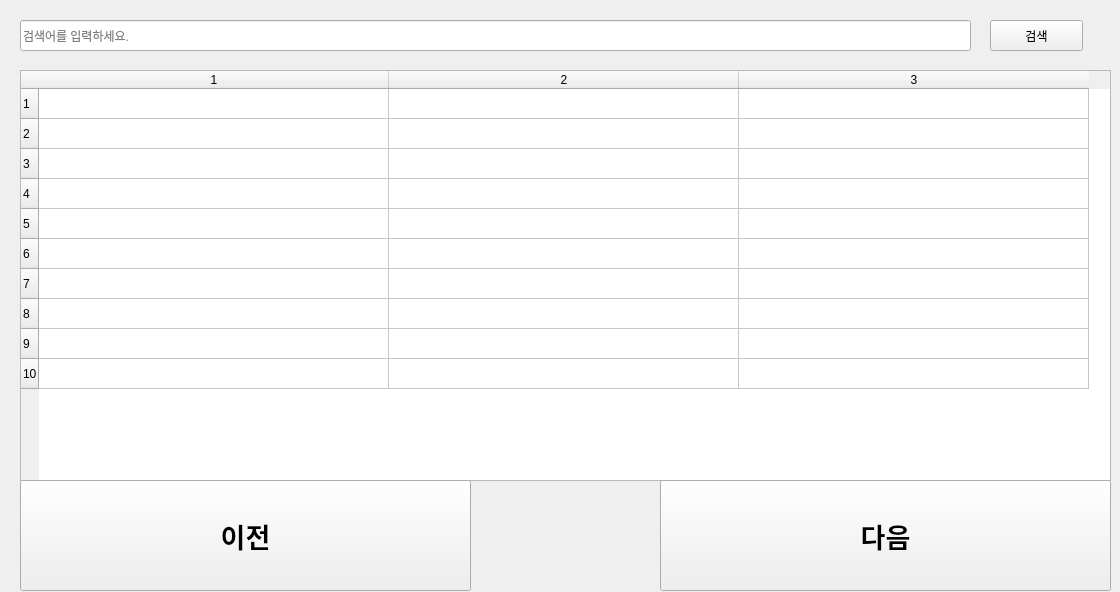
<?xml version="1.0" encoding="UTF-8"?>
<ui version="4.0">
 <class>Form</class>
 <widget class="QWidget" name="Form">
  <property name="geometry">
   <rect>
    <x>0</x>
    <y>0</y>
    <width>1120</width>
    <height>592</height>
   </rect>
  </property>
  <property name="windowTitle">
   <string>Form</string>
  </property>
  <widget class="QPushButton" name="searchBtn">
   <property name="geometry">
    <rect>
     <x>990</x>
     <y>20</y>
     <width>93</width>
     <height>31</height>
    </rect>
   </property>
   <property name="text">
    <string>검색</string>
   </property>
  </widget>
  <widget class="QLineEdit" name="paramForSearch">
   <property name="geometry">
    <rect>
     <x>20</x>
     <y>20</y>
     <width>951</width>
     <height>31</height>
    </rect>
   </property>
   <property name="placeholderText">
    <string>검색어를 입력하세요.</string>
   </property>
   <property name="clearButtonEnabled">
    <bool>false</bool>
   </property>
  </widget>
  <widget class="QTableWidget" name="crawledResult">
   <property name="geometry">
    <rect>
     <x>20</x>
     <y>70</y>
     <width>1091</width>
     <height>411</height>
    </rect>
   </property>
   <property name="editTriggers">
    <set>QAbstractItemView::NoEditTriggers</set>
   </property>
   <property name="rowCount">
    <number>10</number>
   </property>
   <property name="columnCount">
    <number>3</number>
   </property>
   <attribute name="horizontalHeaderDefaultSectionSize">
    <number>350</number>
   </attribute>
   <row/>
   <row/>
   <row/>
   <row/>
   <row/>
   <row/>
   <row/>
   <row/>
   <row/>
   <row/>
   <column/>
   <column/>
   <column/>
  </widget>
  <widget class="QPushButton" name="nextBtn">
   <property name="geometry">
    <rect>
     <x>660</x>
     <y>480</y>
     <width>451</width>
     <height>111</height>
    </rect>
   </property>
   <property name="font">
    <font>
     <pointsize>20</pointsize>
     <weight>75</weight>
     <bold>true</bold>
    </font>
   </property>
   <property name="text">
    <string>다음</string>
   </property>
  </widget>
  <widget class="QPushButton" name="prevBtn">
   <property name="geometry">
    <rect>
     <x>20</x>
     <y>480</y>
     <width>451</width>
     <height>111</height>
    </rect>
   </property>
   <property name="font">
    <font>
     <pointsize>20</pointsize>
     <weight>75</weight>
     <bold>true</bold>
    </font>
   </property>
   <property name="text">
    <string>이전</string>
   </property>
  </widget>
 </widget>
 <resources/>
 <connections/>
</ui>
